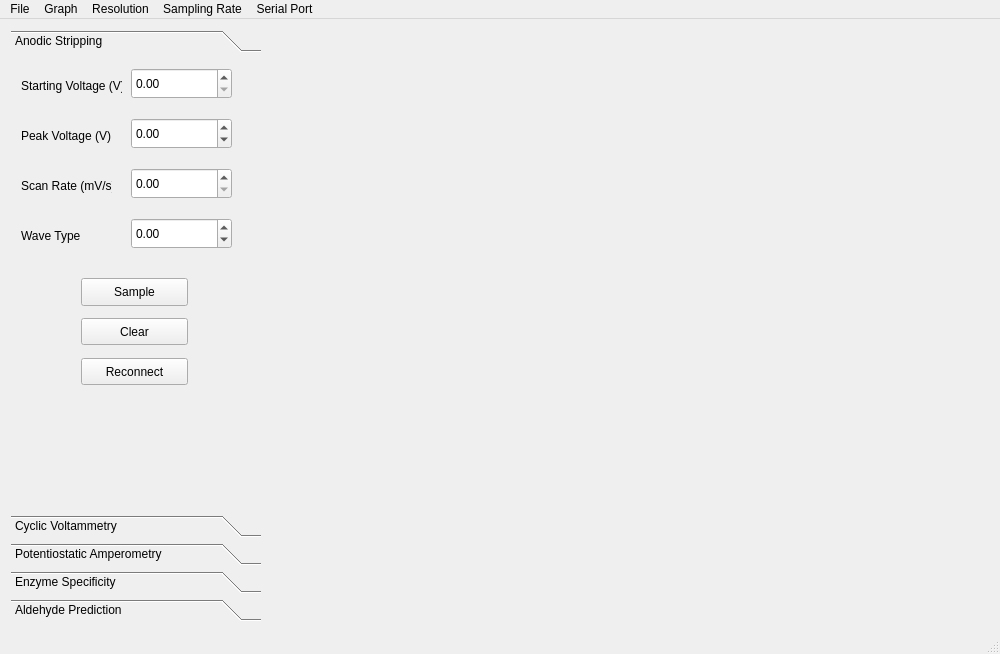
<?xml version="1.0" encoding="UTF-8"?>
<ui version="4.0">
 <class>MainWindow</class>
 <widget class="QMainWindow" name="MainWindow">
  <property name="geometry">
   <rect>
    <x>0</x>
    <y>0</y>
    <width>1000</width>
    <height>654</height>
   </rect>
  </property>
  <property name="windowTitle">
   <string>QCustomPlot plot examples</string>
  </property>
  <widget class="QWidget" name="centralWidget">
   <layout class="QHBoxLayout" name="horizontalLayout">
    <item>
     <widget class="QToolBox" name="toolBox2">
      <property name="maximumSize">
       <size>
        <width>250</width>
        <height>16777215</height>
       </size>
      </property>
      <widget class="QWidget" name="toolBoxPage1_2">
       <property name="geometry">
        <rect>
         <x>0</x>
         <y>0</y>
         <width>250</width>
         <height>460</height>
        </rect>
       </property>
       <attribute name="label">
        <string>Anodic Stripping</string>
       </attribute>
       <widget class="QPushButton" name="sampButtonAS">
        <property name="geometry">
         <rect>
          <x>70</x>
          <y>220</y>
          <width>107</width>
          <height>28</height>
         </rect>
        </property>
        <property name="text">
         <string>Sample</string>
        </property>
       </widget>
       <widget class="QPushButton" name="reconButton">
        <property name="geometry">
         <rect>
          <x>70</x>
          <y>300</y>
          <width>107</width>
          <height>27</height>
         </rect>
        </property>
        <property name="text">
         <string>Reconnect</string>
        </property>
       </widget>
       <widget class="QDoubleSpinBox" name="ASstartVolt">
        <property name="geometry">
         <rect>
          <x>120</x>
          <y>10</y>
          <width>101</width>
          <height>31</height>
         </rect>
        </property>
       </widget>
       <widget class="QLabel" name="label_4">
        <property name="geometry">
         <rect>
          <x>10</x>
          <y>20</y>
          <width>101</width>
          <height>16</height>
         </rect>
        </property>
        <property name="text">
         <string>Starting Voltage (V)</string>
        </property>
       </widget>
       <widget class="QDoubleSpinBox" name="ASscanRate">
        <property name="geometry">
         <rect>
          <x>120</x>
          <y>110</y>
          <width>101</width>
          <height>31</height>
         </rect>
        </property>
       </widget>
       <widget class="QLabel" name="label_5">
        <property name="geometry">
         <rect>
          <x>10</x>
          <y>120</y>
          <width>91</width>
          <height>16</height>
         </rect>
        </property>
        <property name="text">
         <string>Scan Rate (mV/s)</string>
        </property>
       </widget>
       <widget class="QDoubleSpinBox" name="ASpeakVolt">
        <property name="geometry">
         <rect>
          <x>120</x>
          <y>60</y>
          <width>101</width>
          <height>31</height>
         </rect>
        </property>
        <property name="minimum">
         <double>-1.000000000000000</double>
        </property>
        <property name="maximum">
         <double>1.000000000000000</double>
        </property>
        <property name="singleStep">
         <double>0.020000000000000</double>
        </property>
       </widget>
       <widget class="QLabel" name="label_6">
        <property name="geometry">
         <rect>
          <x>10</x>
          <y>170</y>
          <width>91</width>
          <height>16</height>
         </rect>
        </property>
        <property name="text">
         <string>Wave Type</string>
        </property>
       </widget>
       <widget class="QPushButton" name="clrButton">
        <property name="geometry">
         <rect>
          <x>70</x>
          <y>260</y>
          <width>107</width>
          <height>27</height>
         </rect>
        </property>
        <property name="text">
         <string>Clear</string>
        </property>
       </widget>
       <widget class="QDoubleSpinBox" name="ASwaveType">
        <property name="geometry">
         <rect>
          <x>120</x>
          <y>160</y>
          <width>101</width>
          <height>31</height>
         </rect>
        </property>
        <property name="minimum">
         <double>-1.000000000000000</double>
        </property>
        <property name="maximum">
         <double>1.000000000000000</double>
        </property>
        <property name="singleStep">
         <double>0.020000000000000</double>
        </property>
       </widget>
       <widget class="QLabel" name="label_7">
        <property name="geometry">
         <rect>
          <x>10</x>
          <y>70</y>
          <width>101</width>
          <height>16</height>
         </rect>
        </property>
        <property name="text">
         <string>Peak Voltage (V)</string>
        </property>
       </widget>
      </widget>
      <widget class="QWidget" name="toolBoxPage2_2">
       <property name="geometry">
        <rect>
         <x>0</x>
         <y>0</y>
         <width>250</width>
         <height>460</height>
        </rect>
       </property>
       <attribute name="label">
        <string>Cyclic Voltammetry</string>
       </attribute>
       <widget class="QDoubleSpinBox" name="CVstartVolt">
        <property name="geometry">
         <rect>
          <x>120</x>
          <y>10</y>
          <width>101</width>
          <height>31</height>
         </rect>
        </property>
       </widget>
       <widget class="QLabel" name="label_8">
        <property name="geometry">
         <rect>
          <x>10</x>
          <y>20</y>
          <width>101</width>
          <height>16</height>
         </rect>
        </property>
        <property name="text">
         <string>Starting Voltage (V)</string>
        </property>
       </widget>
       <widget class="QDoubleSpinBox" name="CVpeakVolt">
        <property name="geometry">
         <rect>
          <x>120</x>
          <y>60</y>
          <width>101</width>
          <height>31</height>
         </rect>
        </property>
       </widget>
       <widget class="QLabel" name="label_9">
        <property name="geometry">
         <rect>
          <x>10</x>
          <y>70</y>
          <width>91</width>
          <height>16</height>
         </rect>
        </property>
        <property name="text">
         <string>Peak Voltage (V)</string>
        </property>
       </widget>
       <widget class="QDoubleSpinBox" name="bValue_3">
        <property name="geometry">
         <rect>
          <x>120</x>
          <y>110</y>
          <width>101</width>
          <height>31</height>
         </rect>
        </property>
        <property name="minimum">
         <double>-1.000000000000000</double>
        </property>
        <property name="maximum">
         <double>1.000000000000000</double>
        </property>
        <property name="singleStep">
         <double>0.020000000000000</double>
        </property>
       </widget>
       <widget class="QLabel" name="label_10">
        <property name="geometry">
         <rect>
          <x>10</x>
          <y>120</y>
          <width>91</width>
          <height>16</height>
         </rect>
        </property>
        <property name="text">
         <string>Scan Rate (mV/s)</string>
        </property>
       </widget>
       <widget class="QPushButton" name="sampButtonCV">
        <property name="geometry">
         <rect>
          <x>70</x>
          <y>170</y>
          <width>107</width>
          <height>28</height>
         </rect>
        </property>
        <property name="text">
         <string>Sample</string>
        </property>
       </widget>
      </widget>
      <widget class="QWidget" name="toolBoxPage3_2">
       <property name="geometry">
        <rect>
         <x>0</x>
         <y>0</y>
         <width>250</width>
         <height>460</height>
        </rect>
       </property>
       <attribute name="label">
        <string>Potentiostatic Amperometry</string>
       </attribute>
       <widget class="QDoubleSpinBox" name="PApotVolt">
        <property name="geometry">
         <rect>
          <x>120</x>
          <y>60</y>
          <width>101</width>
          <height>31</height>
         </rect>
        </property>
       </widget>
       <widget class="QLabel" name="label_11">
        <property name="geometry">
         <rect>
          <x>10</x>
          <y>20</y>
          <width>101</width>
          <height>16</height>
         </rect>
        </property>
        <property name="text">
         <string>Sampling Time (s)</string>
        </property>
       </widget>
       <widget class="QDoubleSpinBox" name="PAsampTime">
        <property name="geometry">
         <rect>
          <x>120</x>
          <y>10</y>
          <width>101</width>
          <height>31</height>
         </rect>
        </property>
       </widget>
       <widget class="QLabel" name="label_12">
        <property name="geometry">
         <rect>
          <x>10</x>
          <y>70</y>
          <width>101</width>
          <height>16</height>
         </rect>
        </property>
        <property name="text">
         <string>Potential at CE (V)</string>
        </property>
       </widget>
       <widget class="QPushButton" name="sampButtonPA">
        <property name="geometry">
         <rect>
          <x>70</x>
          <y>120</y>
          <width>107</width>
          <height>28</height>
         </rect>
        </property>
        <property name="text">
         <string>Sample</string>
        </property>
       </widget>
      </widget>
      <widget class="QWidget" name="toolBoxPage4_2">
       <property name="geometry">
        <rect>
         <x>0</x>
         <y>0</y>
         <width>250</width>
         <height>460</height>
        </rect>
       </property>
       <attribute name="label">
        <string>Enzyme Specificity</string>
       </attribute>
       <widget class="QListWidget" name="listWidget">
        <property name="geometry">
         <rect>
          <x>10</x>
          <y>41</y>
          <width>221</width>
          <height>221</height>
         </rect>
        </property>
       </widget>
      </widget>
      <widget class="QWidget" name="page">
       <property name="geometry">
        <rect>
         <x>0</x>
         <y>0</y>
         <width>250</width>
         <height>460</height>
        </rect>
       </property>
       <attribute name="label">
        <string>Aldehyde Prediction</string>
       </attribute>
      </widget>
     </widget>
    </item>
    <item>
     <widget class="QCustomPlot" name="customPlot" native="true"/>
    </item>
   </layout>
  </widget>
  <widget class="QStatusBar" name="statusBar"/>
  <widget class="QMenuBar" name="menuBar">
   <property name="geometry">
    <rect>
     <x>0</x>
     <y>0</y>
     <width>1000</width>
     <height>21</height>
    </rect>
   </property>
   <widget class="QMenu" name="menuSerial_Port">
    <property name="title">
     <string>Serial Port</string>
    </property>
    <widget class="QMenu" name="menuSelect_Port">
     <property name="title">
      <string>Select Port</string>
     </property>
     <addaction name="actionPortNames"/>
    </widget>
    <addaction name="menuSelect_Port"/>
    <addaction name="separator"/>
    <addaction name="actionReconnect"/>
    <addaction name="actionDisconnect"/>
   </widget>
   <widget class="QMenu" name="menuResolution">
    <property name="title">
     <string>Resolution</string>
    </property>
    <addaction name="action_10_A"/>
    <addaction name="action_1000_nA"/>
    <addaction name="action_100_nA"/>
    <addaction name="action_10_nA"/>
   </widget>
   <widget class="QMenu" name="menuGraph">
    <property name="title">
     <string>Graph</string>
    </property>
    <addaction name="actionClear_All"/>
    <addaction name="actionReset_Axis"/>
   </widget>
   <widget class="QMenu" name="menuSampling_Rate">
    <property name="title">
     <string>Sampling Rate</string>
    </property>
    <addaction name="action2000_Hz"/>
    <addaction name="action5000_Hz"/>
    <addaction name="action10000_Hz"/>
   </widget>
   <widget class="QMenu" name="menuFile">
    <property name="title">
     <string>File</string>
    </property>
    <addaction name="actionClose"/>
    <addaction name="separator"/>
    <addaction name="actionAbout_Us"/>
   </widget>
   <addaction name="menuFile"/>
   <addaction name="menuGraph"/>
   <addaction name="menuResolution"/>
   <addaction name="menuSampling_Rate"/>
   <addaction name="menuSerial_Port"/>
  </widget>
  <action name="actionDisconnect">
   <property name="text">
    <string>Disconnect</string>
   </property>
  </action>
  <action name="actionReconnect">
   <property name="text">
    <string>Reconnect</string>
   </property>
  </action>
  <action name="action_10_A">
   <property name="text">
    <string>+/- 10 µA</string>
   </property>
  </action>
  <action name="action_1000_nA">
   <property name="text">
    <string>+/- 1000 nA</string>
   </property>
  </action>
  <action name="action_100_nA">
   <property name="text">
    <string>+/- 100 nA</string>
   </property>
  </action>
  <action name="action_10_nA">
   <property name="text">
    <string>+/- 10 nA</string>
   </property>
  </action>
  <action name="actionClear_All">
   <property name="text">
    <string>Clear All</string>
   </property>
  </action>
  <action name="actionReset_Axis">
   <property name="text">
    <string>Reset Axis</string>
   </property>
  </action>
  <action name="action2000_Hz">
   <property name="text">
    <string>2000 Hz</string>
   </property>
  </action>
  <action name="action5000_Hz">
   <property name="text">
    <string>5000 Hz</string>
   </property>
  </action>
  <action name="action10000_Hz">
   <property name="text">
    <string>10000 Hz</string>
   </property>
  </action>
  <action name="actionPortNames">
   <property name="text">
    <string>PortNamesGoHere</string>
   </property>
  </action>
  <action name="actionClose">
   <property name="text">
    <string>Close</string>
   </property>
  </action>
  <action name="actionAbout_Us">
   <property name="text">
    <string>About Us</string>
   </property>
  </action>
 </widget>
 <layoutdefault spacing="6" margin="11"/>
 <customwidgets>
  <customwidget>
   <class>QCustomPlot</class>
   <extends>QWidget</extends>
   <header>../../qcustomplot.h</header>
   <container>1</container>
  </customwidget>
 </customwidgets>
 <resources/>
 <connections/>
</ui>
